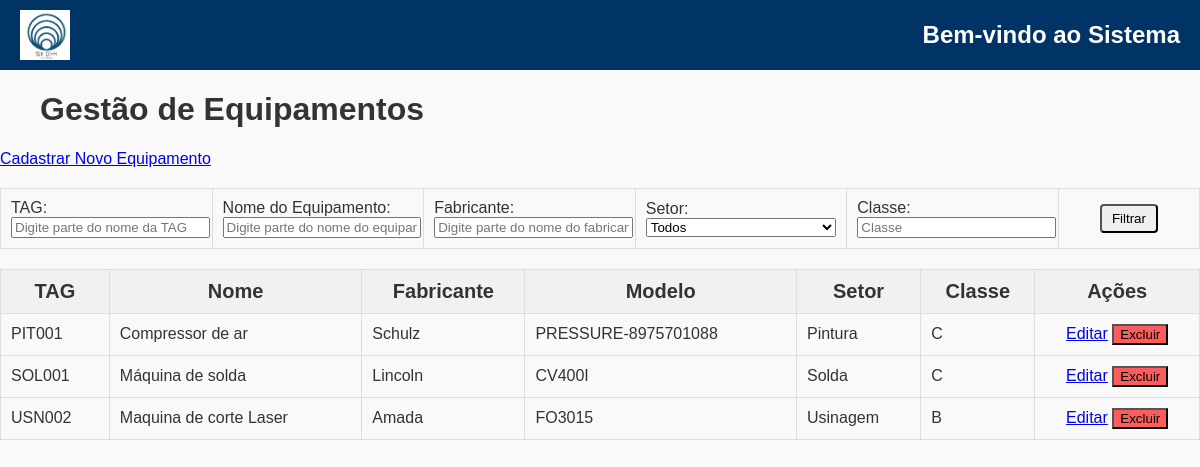
The page /CadEquip/ on the database as committed earlier.
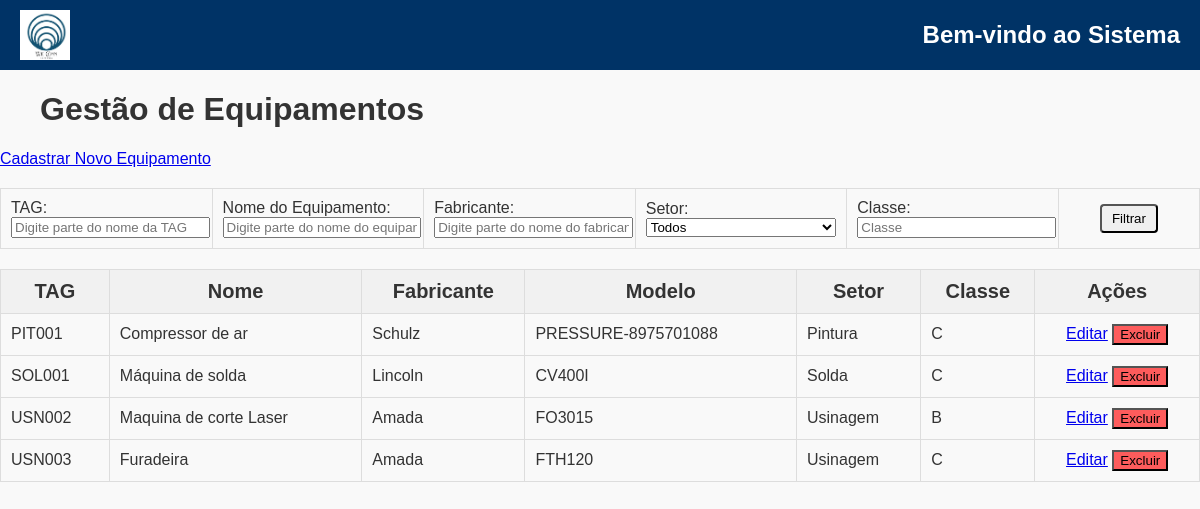
The same page on the database as committed later.
### CadEquip/models.py (models this page shows, shortened)
class Equipamento(models.Model):
    CLASSIFICACAO = [
        ('a', 'A'),
        ('b', 'B'),
        ('c', 'C'),
    ]
    nome = models.CharField(max_length=200)
    tag = models.CharField(max_length=200, unique=True)
    patrimonio = models.CharField(
        max_length=200,
        unique=True,
        blank=True,  # Allow blank values
        null=True   # Allow null values
    )
    modelo = models.CharField(max_length=200)
    fabricante = models.CharField(max_length=200)
    numero_serie = models.CharField(max_length=200, unique=False, blank=True, null=True)
    ano_fabricacao = models.CharField(max_length=200, blank=True, null=True)
    data_criacao = models.DateTimeField(auto_now_add=True)
    setor = models.ForeignKey('gestaoOS.Setor', on_delete=models.CASCADE, related_name='equipamentos')
    local = models.CharField(max_length=150, blank=True, null=True)
    foto = models.ImageField(upload_to='fotos_equipamentos/%Y/%m/%d/', null=True, blank=True)
    fornecedor = models.ForeignKey(
        'CadFornecedor.Fornecedor',  # Relaciona ao modelo Fornecedor do app CadFornecedor
        on_delete=models.SET_NULL,
        related_name='equipamentos',
        null=True,
        blank=True
    )
    manual_operacao = models.FileField(upload_to='manuais/', null=True, blank=True)
    garantia_termino = models.DateField(null=True, blank=True)
    classe = models.CharField(max_length=1, blank=True, null=True)
    ssma = models.CharField(
        max_length=1,
        choices=CLASSIFICACAO,
        default='c',
    )
    qualidade = models.CharField(
        max_length=1,
        choices=CLASSIFICACAO,
        default='c',
    )
    operacao = models.CharField(
        max_length=1,
        choices=CLASSIFICACAO,
        default='c',
    )
    entrega = models.CharField(
        max_length=1,
        choices=CLASSIFICACAO,
        default='c',
    )
    mtbf = models.CharField(
        max_length=1,
        choices=CLASSIFICACAO,
        default='c',
    )
    mttr = models.CharField(
        max_length=1,
        choices=CLASSIFICACAO,
        default='c',
    )
    horimetro_atual = models.FloatField(default=0, help_text="Horas totais de operação do equipamento")
    ultima_atualizacao = models.DateTimeField(null=True, blank=True)
    class Meta:
        verbose_name = 'Equipamento'
        verbose_name_plural = 'Equipamentos'

### gestaoOS/models.py (models this page shows, shortened)
class Setor(models.Model):
    nome = models.CharField(max_length=100, unique=True)

### CadEquip/views.py (the view)
# urls.py: path('CadEquip/', listar_equipamentos, name='CadEquip'),
def listar_equipamentos(request):
    equipamentos = Equipamento.objects.all()
    tag = request.GET.get('tag')
    if tag:
        equipamentos = equipamentos.filter(tag__icontains=tag)
    setor_id = request.GET.get('setor')
    if setor_id:
        equipamentos = equipamentos.filter(setor_id=setor_id)
    nome = request.GET.get('nome')
    if nome:
        equipamentos = equipamentos.filter(nome__icontains=nome)
    descricao = request.GET.get('descricao')
    if descricao:
        equipamentos = equipamentos.filter(descricao__icontains=descricao)
    fabricante = request.GET.get('fabricante')
    if fabricante:
        equipamentos = equipamentos.filter(fabricante__icontains=fabricante)
    classe = request.GET.get('classe')
    if classe:
        equipamentos = equipamentos.filter(classe__icontains=classe)
    setores = Setor.objects.all()
    return render(request, 'CadEquipHome.html', {
        'equipamentos': equipamentos,
        'setores': setores
    })

### CadEquip/templates/CadEquipHome.html (shortened to what this page needs)
{% extends 'base.html' %}
{% load static %}
{% block content %}
<link rel="stylesheet" href="https://maxcdn.bootstrapcdn.com/font-awesome/4.7.0/css/font-awesome.min.css">
<div class="content-container">
    <div class="top-side">
        <h1 style="text-align: left; margin-left: 40px;">Gestão de Equipamentos</h1>
        <a href="{% url 'cria_equipamento' %}" class="custom-button">Cadastrar Novo Equipamento</a>
    </div>
    <table class="tabela-sem-divisoes" style="border: none">
        <form method="get" action="{% url 'CadEquip' %}">
            <td style="width: 15%">
                <div>
                    <label for="tag">TAG:</label>
                    <input type="text" name="tag" id="tag" placeholder="Digite parte do nome da TAG">
                </div>
            </td>
            <td style="width: 15%">
                <div>
                    <label for="nome">Nome do Equipamento:</label>
                    <input type="text" name="nome" id="nome" placeholder="Digite parte do nome do equipamento">
                </div>
            </td>
            <td style="width: 15%">
                <div>
                    <label for="fabricante">Fabricante:</label>
                    <input type="text" name="fabricante" id="fabricante" placeholder="Digite parte do nome do fabricante">
                </div>
            </td>
            <td style="width: 15%">
                <div>
                    <label for="setor">Setor:</label>
                    <select name="setor" id="setor">
                        <option value="">Todos</option>
                    </select>
                </div>
            </td>
            <td style="width: 15%">
                <div>
                    <label for="classe">Classe:</label>
                    <input type="text" name="classe" id="classe" placeholder="Classe">
                </div>
            </td>
            <td style="width: 10%;">
                <div style="text-align: center;">
                    <button type="submit" class="btn btn-primary">Filtrar</button>
                </div>
            </td>
        </form>
    </table>
    <table border="1">
        <thead>
            <tr>
                <th>TAG</th>
                <th>Nome</th>
                <th>Fabricante</th>
                <th>Modelo</th>
                <th>Setor</th>
                <th>Classe</th>
                <th>Ações</th>
            </tr>
        </thead>
        <tbody>
            {% for equipamento in equipamentos %}
                <tr>
                    <td>{{ equipamento.tag }}</td>
                    <td>{{ equipamento.nome }}</td>
                    <td>{{ equipamento.fabricante }}</td>
                    <td>{{ equipamento.modelo }}</td>
                    <td>{{ equipamento.setor.nome }}</td>
                    <td>{{ equipamento.classe }}</td>
                    <td style="text-align: center;">
                        <a href="{% url 'editar_equipamento' equipamento.id %}" class="custom-button table-button">Editar</a>
                        <form method="post" action="{% url 'excluir_equipamento' equipamento.id %}" style="display:inline;" onsubmit="return confirmDelete();">
                            <button type="submit" class="custom-button table-button delete-button">Excluir</button>
                        </form>
                    </td>
                </tr>
            {% endfor %}
        </tbody>
    </table>
</div>
{% endblock %}

Rows that differ between the two databases and show on the page:
added Equipamento: tag "USN003", nome "Furadeira", fabricante "Amada", modelo "FTH120", setor.nome "Usinagem", classe "C"
